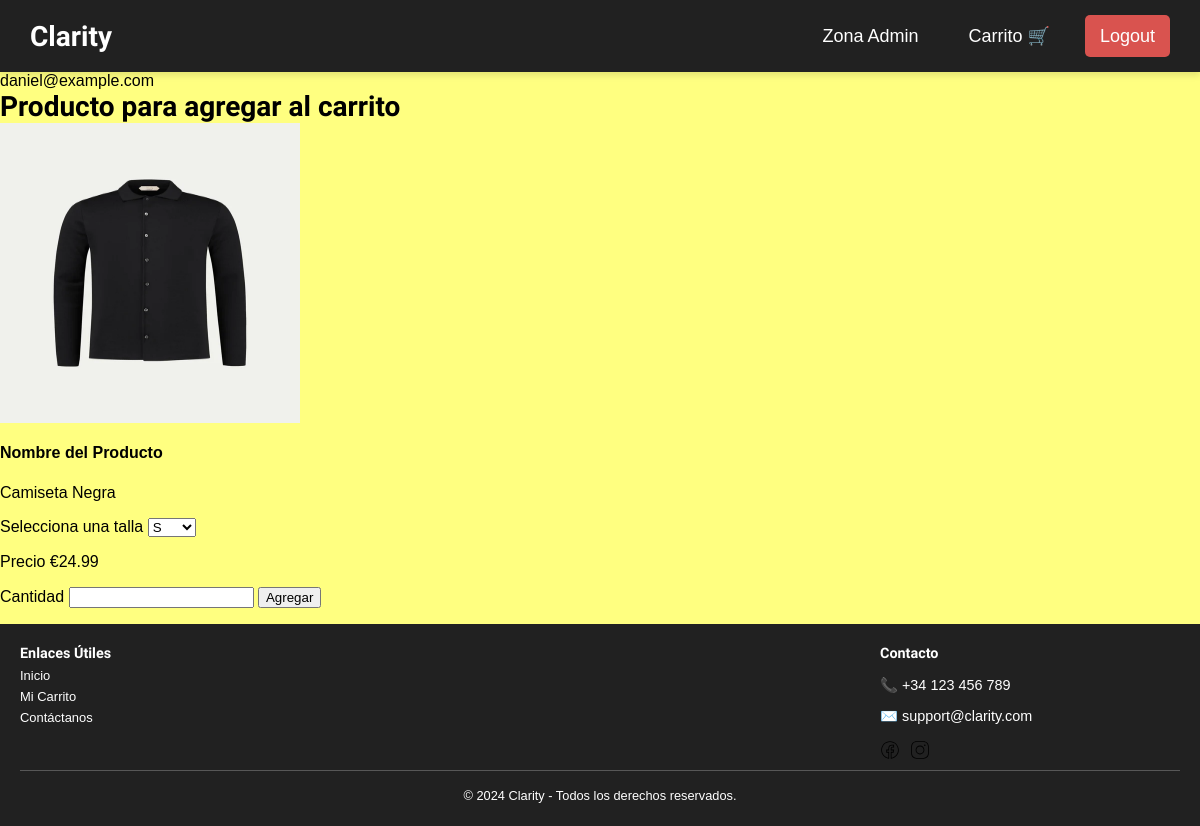
/agregar_carrito.php?id=5 (signed in), run on the app's committed database.
### tables this page shows
CREATE TABLE IF NOT EXISTS PRODUCTO(

    id_producto INTEGER AUTO_INCREMENT PRIMARY KEY,
    id_categoria INTEGER,
    precio DECIMAL(10,2) NOT NULL,
    color VARCHAR(15) NOT NULL,
    imagen VARCHAR(255),
    descripcion VARCHAR(255) NOT NULL,
    nombre_producto VARCHAR(100) NOT NULL,
    cantidad_stock INT NOT NULL,
    FOREIGN KEY (id_categoria) REFERENCES CATEGORIA (id_categoria)

);

### includes/funciones.php (called while the page is built, shortened)
<?php
function getProductos($id_producto = null)
{
    $conexion = connectDB();
    if ($id_producto) {
        $query = "SELECT * FROM PRODUCTO WHERE id_producto = ?";
        $stmt = $conexion->prepare($query);
        $stmt->bind_param("i", $id_producto);
    } else {
        $query = "SELECT * FROM PRODUCTO ORDER BY id_producto ASC;";
        $stmt = $conexion->prepare($query);
    }
    $stmt->execute();
    $result = $stmt->get_result();
    $productos = array();
    if ($result && $result->num_rows > 0) {
        while ($row = $result->fetch_assoc()) {
            $productos[] = [
                'id_producto' => $row['id_producto'],
                'id_categoria' => $row['id_categoria'],
                'precio' => $row['precio'],
                'color' => $row['color'],
                'imagen' => $row['imagen'],
                'descripcion' => $row['descripcion'],
                'nombre_producto' => $row['nombre_producto'],
                'cantidad_stock' => $row['cantidad_stock'],
            ];
        }
        return $id_producto ? $productos[0] : $productos;
    }
}

### public/agregar_carrito.php (the view, shortened to what this page needs)
<?php
include '../includes/header.php';
$id_producto = isset($_GET["id"]) ? $_GET["id"] : null;
$tallas = ["S","M","L","XXL"];
$producto = getProductos($id_producto);
echo $_SESSION["email"];
?>
<!DOCTYPE html>
<html lang="en">
<head>
</head>
<body>
    <h1>Producto para agregar al carrito</h1>
    <div class="tarjeta_producto">
        <form action="<?= $_SERVER["PHP_SELF"] . "?id=" . $producto["id_producto"]?>" method="post">
    <img src="../assets/images/<?=$producto["imagen"]?>"alt="imagen producto" width="300px" height="300px">
    <div class="detalles_producto">
        <h4>Nombre del Producto</h4>
        <p><?=$producto["nombre_producto"]?></p>
        <label for="talla">Selecciona una talla</label>
        <select name="talla" id="talla">
            <?php foreach($tallas as $talla):?>
            <option value="<?=$talla?>"><?=$talla?></option>
            <?php endforeach; ?>
        </select>
    </div>
    <div class="precio">
        <p>Precio €<?=$producto["precio"]?></p>
        <label for="cantidad">Cantidad</label>
        <input type="number" step="1" name="cantidad" max = "<?=$producto["cantidad_stock"]?>" required>
        <button type="submit">Agregar</button>
    </div>
</form>
    </div>
</body>
<?php include '../includes/footer.php';?>
</html>

### assets/css/header.css (style rules this page uses)
body { background-color: var(--primaryColor); font-family: Arial, sans-serif; margin: 0; padding: 0; }
h1 { font-family: var(--titlesLetters); font-size: 28px; margin: 0; }

### assets/css/footer.css (style rules this page uses)
body { display: flex; flex-direction: column; min-height: 100vh; margin: 0; background-color: var(--primaryColor); }

### data on the page
producto: imagen (picture), nombre_producto "Camiseta Negra", precio "24.99"

### other printed values
$_SESSION["email"] "daniel@example.com"
form field talla "S"
